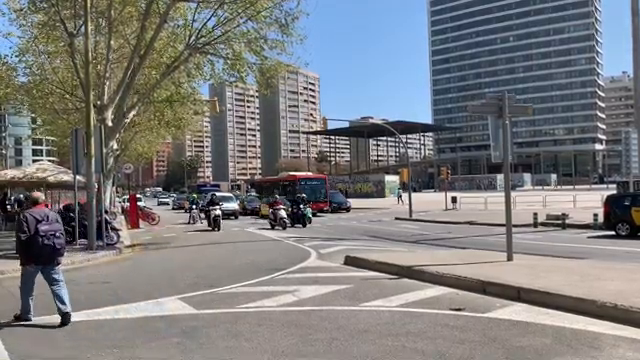
#> input picture frame 30 of road_trafifc.mp4, 640 x 360 px
$ python 'import cv2.py'
#> lines starting #> are read from the running program, lines starting #| are printed output that depends on the picture
### tracker.py
import math

class EuclideanDistTracker:
    def __init__(self):
        # Store the center positions of the objects
        self.center_points = {}
        # Keep the count of the IDs
        self.id_count = 0

    def update(self, objects_rect):
        # Objects boxes and ids
        objects_bbs_ids = []

        # Get center point of new object
        for rect in objects_rect:
            x, y, w, h = rect
            cx = (x + x + w) // 2
            cy = (y + y + h) // 2

            # Find out if that object was detected already
            same_object_detected = False
            for id, pt in self.center_points.items():
                dist = math.hypot(cx - pt[0], cy - pt[1])

                if dist < 25:
                    self.center_points[id] = (cx, cy)
                    objects_bbs_ids.append([x, y, w, h, id])
                    same_object_detected = True
                    break

            # New object detected, we assign the ID to that object
            if same_object_detected is False:
                self.center_points[self.id_count] = (cx, cy)
                objects_bbs_ids.append([x, y, w, h, self.id_count])
                self.id_count += 1

        # Clean the dictionary by center points to remove IDs not used anymore
        new_center_points = {}
        for obj_bb_id in objects_bbs_ids:
            _, _, _, _, object_id = obj_bb_id
            center = self.center_points[object_id]
            new_center_points[object_id] = center

        # Update dictionary with IDs not used removed
        self.center_points = new_center_points.copy()
        return objects_bbs_ids

### import cv2.py
import cv2
from tracker import EuclideanDistTracker

# Create tracker object
tracker = EuclideanDistTracker()

# Load the video
cap = cv2.VideoCapture("road_trafifc.mp4")

if not cap.isOpened():
    print("Error: Could not open video.")
    exit()

# Object detection from a stable camera
object_detector = cv2.createBackgroundSubtractorMOG2(history=100, varThreshold=40)

while True:
    ret, frame = cap.read()
#> frame is the input picture: shape (360, 640, 3); mean B, G, R 125, 123.7, 123.3
    if not ret:
        break

    height, width, _ = frame.shape
#> height = 360; width = 640
    # Extract Region of interest
    roi = frame[340:720, 500:800]
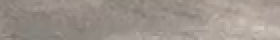
#> roi: shape (20, 140, 3) (shown 2 times larger); mean B, G, R 140.1, 147.4, 157.2

    # 1. Object Detection
    mask = object_detector.apply(roi)
#> mask: shape (20, 140); every value is 127
    _, mask = cv2.threshold(mask, 254, 255, cv2.THRESH_BINARY)
#> mask: shape (20, 140); every value is 0
    contours, _ = cv2.findContours(mask, cv2.RETR_TREE, cv2.CHAIN_APPROX_SIMPLE)
#> contours = []

    detections = []
    for cnt in contours:
        # Calculate area and remove small elements
        area = cv2.contourArea(cnt)
        if area > 100:
            x, y, w, h = cv2.boundingRect(cnt)
            cv2.rectangle(roi, (x, y), (x + w, y + h), (0, 255, 0), 3)
            detections.append([x, y, w, h])
#> this loop made 0 passes
#> after the loop, detections = []

    # 2. Object Tracking
    boxes_ids = tracker.update(detections)
#> after the loop in update, `for rect in objects_rect:`: self.center_points = 0 items; self.id_count = 0
#> after the loop in update, `for obj_bb_id in objects_bbs_ids:`: new_center_points = 0 items
#> boxes_ids = []
    for box_id in boxes_ids:
        x, y, w, h, id = box_id
        cv2.putText(roi, str(id), (x, y - 15), cv2.FONT_HERSHEY_PLAIN, 2, (255, 0, 0), 2)
        cv2.rectangle(roi, (x, y), (x + w, y + h), (0, 255, 0), 3)

    # Display the resulting frame
    cv2.imshow("Frame", frame)
    cv2.imshow("Mask", mask)

    key = cv2.waitKey(30)
#> (key Esc is pressed here)
    if key == 27:  # Press 'ESC' to exit
        break

# Release video capture object and close all OpenCV windows
cap.release()
cv2.destroyAllWindows()

$ run again, starting later in the video
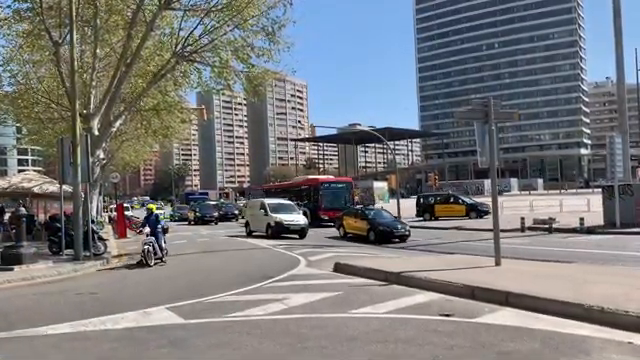
#> input picture frame 135 of road_trafifc.mp4, 640 x 360 px
#> frame is the input picture: shape (360, 640, 3); mean B, G, R 123.7, 122.1, 121.2
#> `roi = frame[340:720, 500:800]`:
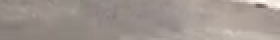
#> roi: shape (20, 140, 3) (shown 2 times larger); mean B, G, R 142.6, 148.7, 159.4
#> contours = []
#> after the loop in update, `for rect in objects_rect:`: self.center_points = 0 items; self.id_count = 0
#> after the loop in update, `for obj_bb_id in objects_bbs_ids:`: new_center_points = 0 items
#> boxes_ids = []

$ run again, starting later in the video
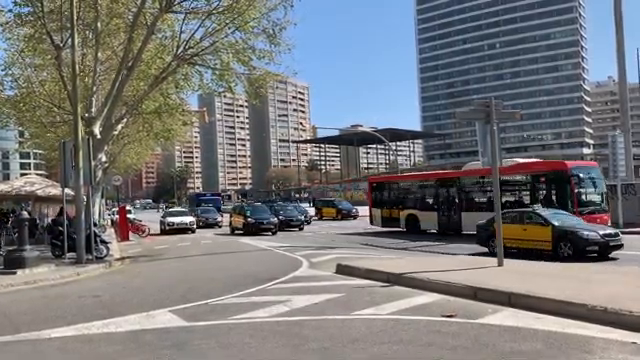
#> input picture frame 240 of road_trafifc.mp4, 640 x 360 px
#> frame is the input picture: shape (360, 640, 3); mean B, G, R 120.7, 119.2, 118.8
#> `roi = frame[340:720, 500:800]`:
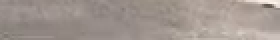
#> roi: shape (20, 140, 3) (shown 2 times larger); mean B, G, R 143.5, 149.9, 160.8
#> contours = []
#> after the loop in update, `for rect in objects_rect:`: self.center_points = 0 items; self.id_count = 0
#> after the loop in update, `for obj_bb_id in objects_bbs_ids:`: new_center_points = 0 items
#> boxes_ids = []
